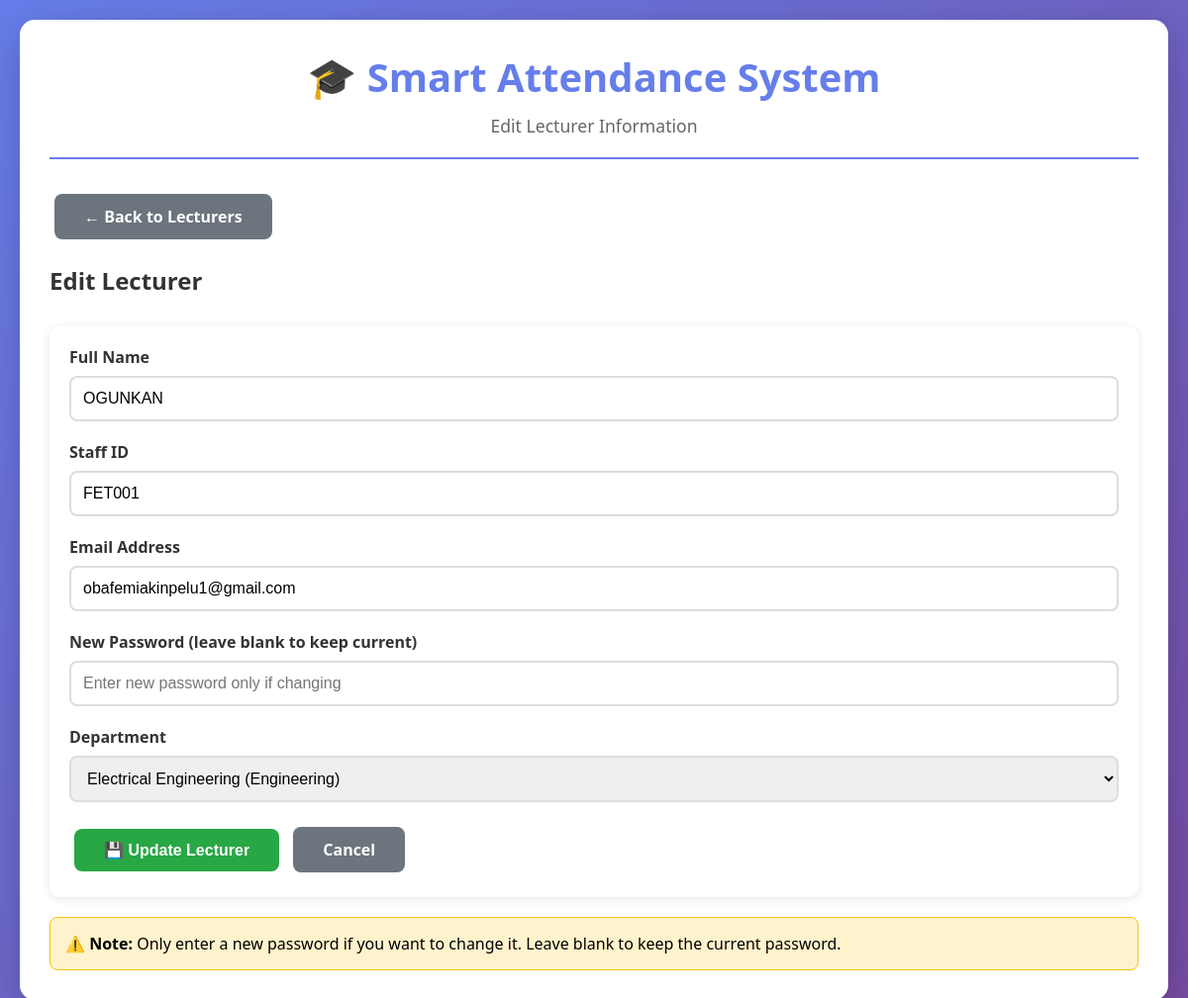
/admin/lecturers/2/edit, run on the app's committed database.
### tables this page shows
CREATE TABLE lecturers (
        id INTEGER PRIMARY KEY AUTOINCREMENT,
        staff_id TEXT UNIQUE NOT NULL,
        name TEXT NOT NULL,
        email TEXT UNIQUE NOT NULL,
        password TEXT NOT NULL,
        department_id INTEGER NOT NULL,
        created_at TEXT DEFAULT CURRENT_TIMESTAMP,
        FOREIGN KEY (department_id) REFERENCES departments(id) ON DELETE CASCADE
    );

CREATE TABLE departments (
        id INTEGER PRIMARY KEY AUTOINCREMENT,
        name TEXT NOT NULL,
        faculty_id INTEGER NOT NULL,
        created_at TEXT DEFAULT CURRENT_TIMESTAMP,
        UNIQUE(name, faculty_id),
        FOREIGN KEY (faculty_id) REFERENCES faculties(id) ON DELETE CASCADE
    );

### app.py (the view, shortened to what this page needs)
@app.route("/admin/lecturers/<int:lid>/edit", methods=["GET","POST"])
def admin_edit_lecturer(lid):
    conn = get_connection()
    depts    = conn.execute("SELECT d.id, d.name, f.name as faculty_name FROM departments d JOIN faculties f ON f.id=d.faculty_id ORDER BY d.name").fetchall()
    lecturer = conn.execute("SELECT * FROM lecturers WHERE id=?",(lid,)).fetchone()
    conn.close()
    if not lecturer: flash("❌ Not found","error"); return redirect(url_for("admin_lecturers"))
    return render_template("admin/edit_lecturer.html", lecturer=lecturer, departments=depts)

### database.py (called while the page is built)
def get_connection():
    conn = sqlite3.connect(Config.DB_NAME, timeout=10, check_same_thread=False)
    conn.row_factory = sqlite3.Row
    conn.execute("PRAGMA foreign_keys = ON")
    return conn

### templates/admin/edit_lecturer.html (shortened to what this page needs)
{% extends "base.html" %}
{% block subtitle %}Edit Lecturer Information{% endblock %}
{% block content %}
<div class="nav-links">
    <a href="/admin/lecturers" class="btn btn-secondary">← Back to Lecturers</a>
</div>
<h2 style="color: #333; margin-bottom: 30px;">Edit Lecturer</h2>
<div class="card">
    <form method="POST">
        <div class="form-group">
            <label for="name">Full Name</label>
            <input type="text" id="name" name="name" value="{{ lecturer.name }}" required>
        </div>
        <div class="form-group">
            <label for="staff_id">Staff ID</label>
            <input type="text" id="staff_id" name="staff_id" value="{{ lecturer.staff_id }}" required>
        </div>
        <div class="form-group">
            <label for="email">Email Address</label>
            <input type="email" id="email" name="email" value="{{ lecturer.email }}" required>
        </div>
        <div class="form-group">
            <label for="password">New Password (leave blank to keep current)</label>
            <input type="password" id="password" name="password" placeholder="Enter new password only if changing">
        </div>
        <div class="form-group">
            <label for="department_id">Department</label>
            <select id="department_id" name="department_id" required>
                {% for dept in departments %}
                    <option value="{{ dept.id }}" {% if dept.id == lecturer.department_id %}selected{% endif %}>
                        {{ dept.name }} ({{ dept.faculty_name }})
                    </option>
                {% endfor %}
            </select>
        </div>
        <button type="submit" class="btn btn-success">💾 Update Lecturer</button>
        <a href="/admin/lecturers" class="btn btn-secondary">Cancel</a>
    </form>
</div>
<div style="margin-top: 20px; padding: 15px; background: #fff3cd; border-radius: 8px; border: 1px solid #ffc107;">
    <strong>⚠️ Note:</strong> Only enter a new password if you want to change it. Leave blank to keep the current password.
</div>
{% endblock %}

### templates/base.html (style rules this page uses)
* { margin: 0; padding: 0; box-sizing: border-box; }
body { font-family: 'Segoe UI', Tahoma, Geneva, Verdana, sans-serif; background: linear-gradient(135deg, #667eea 0%, #764ba2 100%); min-height: 100vh; padding: 20px; }
.btn { display: inline-block; padding: 12px 30px; background: #667eea; color: white; text-decoration: none; border-radius: 8px; border: none; cursor: pointer; font-size: 1em; font-weight: 600; transition: all 0.3s; margin: 5px; }
.btn-secondary { background: #6c757d; }
.btn-success { background: #28a745; }
.form-group { margin-bottom: 20px; }
.form-group label { display: block; margin-bottom: 8px; color: #333; font-weight: 600; }
.form-group input, .form-group select, .form-group textarea { width: 100%; padding: 12px; border: 2px solid #ddd; border-radius: 8px; font-size: 1em; transition: border 0.3s; }
.card { background: white; border-radius: 10px; padding: 20px; margin-bottom: 20px; box-shadow: 0 2px 10px rgba(0,0,0,0.1); }
.nav-links { display: flex; gap: 10px; margin-bottom: 20px; flex-wrap: wrap; }

### data on the page
lecturers: name "OGUNKAN", staff_id "FET001", email "obafemiakinpelu1@gmail.com", department_id "Electrical Engineering (Engineering)"
